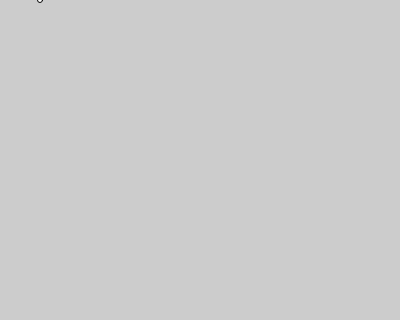
Frame 1 (no input)
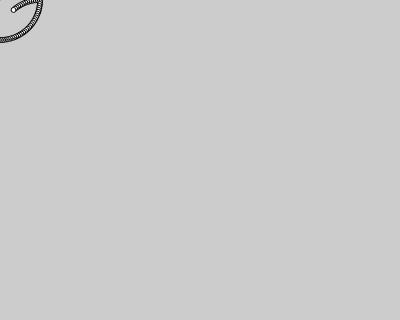
Frame 60 (no input)
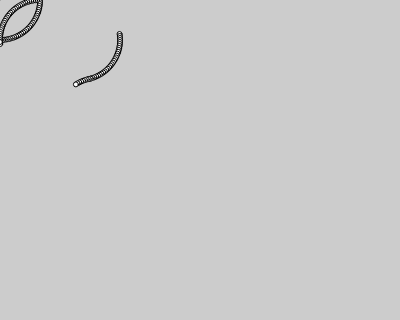
Frame 120 (the mouse pressed at the canvas centre since frame 60)

The p5.js sketch that drew these frames (run headless with seeded random() and noise() and a simulated clock; from frame 60 on, the mouse is pressed at the canvas centre):

// p5.js sketch
// ── sketch.js
let angle = 0.0;
let rsize = 40;
let x0 = rsize;
let y0 = rsize;
let rad = rsize;
let speed = 0.05;
let cir_len = 5;
let step_count;
let step_index;
let jiggle;
let loopFlag = 1;
let startX;
let startY;
let step_count_start;

function setup() {
  // createCanvas(windowWidth, windowHeight);
  createCanvas(400, 320);
  background(204);
  // angle = TWO_PI * 0.75;
  angle = 0;
  // step_count = PI * 1.2 / speed;
  step_count_start = PI / 2 / speed;
  step_count = step_count_start;
  step_index = 0;
  jiggle = step_count * 0.20
  console.log(frameCount, 'step_count', step_count)
  startX = 0;
  startY = 0;
  x0 = startX;
  y0 = startY;
}

function draw() {
  let dx = cos(angle) * rad;
  let x1 = x0 + dx;
  let dy = sin(angle) * rad;
  let y1 = y0 + dy;
  ellipse( x1, y1, cir_len, cir_len);
  // line(x0, y0, x1, y1)
  
  let offy = y1 > height || y1 < 0
  let offx = x1 > width || x1 < 0
  if (offy || offx) {
    nextGrid();
    return;
  }

  angle += speed;
  if (angle > TWO_PI) {
    angle -= TWO_PI;
  }
  else if (angle < -TWO_PI) {
    angle += TWO_PI;
  }
  // console.log(frameCount, 'angle', angle)
  step_index++;
  if (step_index > step_count) {
    step_count += random(-jiggle,jiggle)
    if (step_count < 0) {
      step_count = step_count_start;
    }
    // step_count += jiggle;
    step_index = 0;
    speed = -speed;
    x0 = x0 + dx*2;
    y0 = y0 + dy*2;
    angle += PI
  }
}

function nextGrid() {
  startX += rsize;
  if (startX > width) {
    startX = 0
    startY += rsize;
    if (startY > height) {
      startY = 0
    }
  }
  x0 = startX
  y0 = startY
}

function mousePressed() {
  if (loopFlag) {
    noLoop();
    loopFlag = 0;
  }
  else {
    loop();
    loopFlag = 1;
  }
}

// https://editor.p5js.org/jht1493/sketches/nvxYpsYW9
// circles grid

// https://editor.p5js.org/jht1493/sketches/QvWMvdsPN
// circles waves jiggle2

// https://editor.p5js.org/jht1493/sketches/6m4rTU_M1
// circles waves jiggle

// https://editor.p5js.org/jht1493/sketches/XnsQ-CAuV
// circles black waves

// https://editor.p5js.org/jht1493/sketches/xZGAWtzf_
// circles black pie

// https://editor.p5js.org/jht1493/sketches/jAvVW37Mm
// circles in the mix

// https://editor.p5js.org/jht1493/sketches/0IZtaK_fH
// Ex_08_14 Circular Motion

// https://github.com/lmccart/gswp5.js-code/blob/master/08_Motion/Ex_08_14.js
